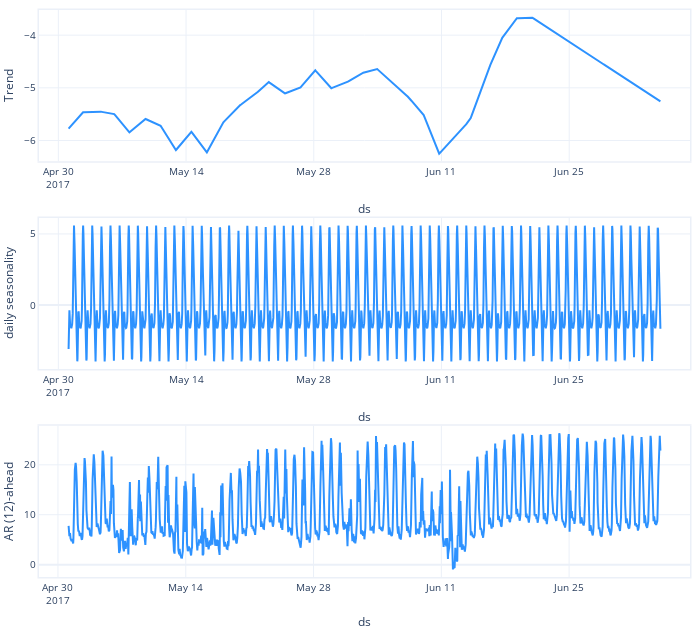

Notebook source saved alongside this figure:
### Code cell
fig_comp = m.plot_components(forecast)
fig_comp.show()

### Figure 1 — Plotly figure (JSON) as saved in the notebook; plotly's stock layout.template omitted (floating-point values rounded to 4 significant figures; data arrays with more than 128 entries replaced by an {"elided": "..."} marker saying what was removed)
{"data": [{"line": {"color": "#2d92ff", "width": 2}, "mode": "lines", "name": "<b style=\"color:sandybrown\">[R]</b> Trend <i style=\"color:#fc9944\">~2h</i>", "showlegend": false, "type": "scatter", "uid": "ee76a49e-d368-44db-bd82-9fa7f53b3fad", "x": {"elided": "1000 str values"}, "xaxis": "x", "y": {"elided": "1000 float values"}, "yaxis": "y"}, {"line": {"color": "#2d92ff", "width": 2}, "mode": "lines", "name": "<b style=\"color:sandybrown\">[R]</b> daily seasonality <i style=\"color:#fc9944\">~2h</i>", "showlegend": false, "type": "scatter", "uid": "54268fe1-049c-467e-8b0f-f81f6be76857", "x": {"elided": "1000 str values"}, "xaxis": "x2", "y": {"elided": "1000 float values"}, "yaxis": "y2"}, {"line": {"color": "#2d92ff", "width": 2}, "mode": "lines", "name": "<b style=\"color:sandybrown\">[R]</b> AR (12)-ahead <i style=\"color:#fc9944\">~2h</i>", "showlegend": false, "type": "scatter", "uid": "350ff404-cc1f-4da0-a672-5a5f58ccbe5a", "x": {"elided": "1000 str values"}, "xaxis": "x3", "y": {"elided": "1000 float values"}, "yaxis": "y3"}], "layout": {"autosize": true, "font": {"size": 10}, "height": 630, "hovermode": "x unified", "legend": {"traceorder": "reversed", "y": 0.1}, "margin": {"b": 0, "l": 0, "pad": 0, "r": 10, "t": 10}, "title": {"font": {"size": 12}}, "width": 700, "xaxis": {"anchor": "y", "domain": [0, 1], "linewidth": 1.5, "mirror": true, "range": ["2017-04-27T21:10:00", "2017-07-08T05:50:00"], "showline": true, "title": {"text": "ds"}, "type": "date"}, "xaxis2": {"anchor": "y2", "domain": [0, 1], "linewidth": 1.5, "mirror": true, "range": ["2017-04-27T21:10:00", "2017-07-08T05:50:00"], "showline": true, "title": {"text": "ds"}, "type": "date"}, "xaxis3": {"anchor": "y3", "domain": [0, 1], "linewidth": 1.5, "mirror": true, "range": ["2017-04-27T22:05:00", "2017-07-08T05:50:00"], "showline": true, "title": {"text": "ds"}, "type": "date"}, "yaxis": {"anchor": "x", "domain": [0.7333, 1], "linewidth": 1.5, "mirror": true, "rangemode": "normal", "showline": true, "title": {"text": "Trend"}}, "yaxis2": {"anchor": "x2", "domain": [0.3667, 0.6333], "linewidth": 1.5, "mirror": true, "rangemode": "tozero", "showline": true, "title": {"text": "daily seasonality"}}, "yaxis3": {"anchor": "x3", "domain": [0, 0.2667], "linewidth": 1.5, "mirror": true, "rangemode": "tozero", "showline": true, "title": {"text": "AR (12)-ahead"}}}}
